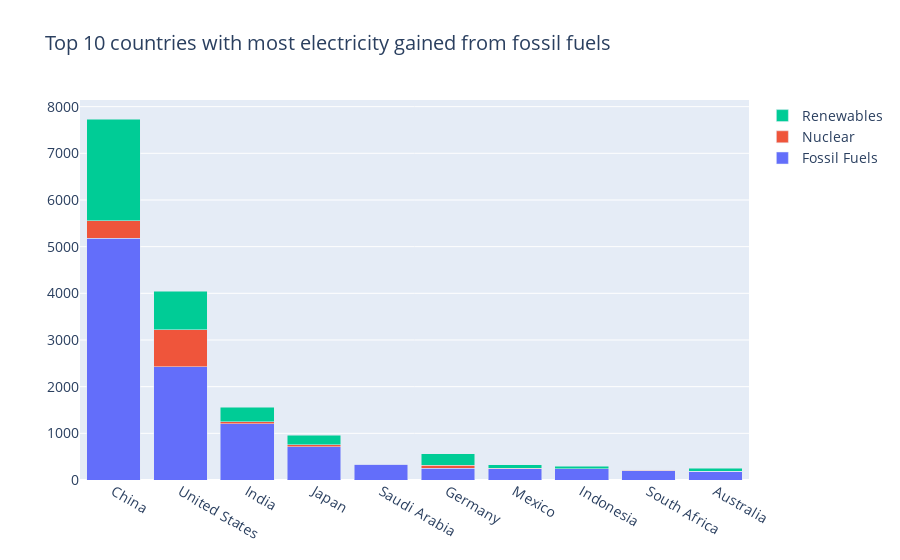

Notebook cell for this chart:
### Markdown cell above
Figure 2 shows that the United States (US) gained almost half their amount of electricity in 2020 through renewables and nuclear sources. These are sustainable sources and figure 2 shows a decrease in emissions from the US in 2020 compared to previous years, even though it is still the second biggest contributor to world wide CO₂ emissions. The decrease in emissions therefore supports our first perspective. Also, Brazil, Canada and Norway show to have almost all their electricity gained from renewable sources. In figure 2 when looking at the emissions per Capatica, Brazil has a relatively low amount of emissions and Norway's and Canada's emissions seem to be reducing. These sustainable sources could be the reason.

On the other hand, the same three countries Brazil, Canada and Norway still have a lot of CO₂ emissions according to all the data from figure 2, which backs up our second perspective instead since these countries do mostly get their electricity from renewables. China and the US are by far the biggest contributors to the world wide CO₂ emissions, while they also gain electricity through renewables and nuclear, which are sustainable sources. So this does not align with our first perspective.

### Code cell
# Top 10 countries most fossil fuels
df_sorted = df.sort_values('Electricity from fossil fuels (TWh)', ascending=False)
df_top10 = df_sorted.head(10)

trace1 = go.Bar(
    x = df_top10['Entity'],
    y = df_top10['Electricity from fossil fuels (TWh)'],
    name='Fossil Fuels'
    #text = df_top10['Electricity from fossil fuels (TWh)'],
)

trace2 = go.Bar(
    x = df_top10['Entity'],
    y = df_top10['Electricity from nuclear (TWh)'],
    name='Nuclear'
    #text = df_top10['Electricity from nuclear (TWh)'],
)

trace3 = go.Bar(
    x = df_top10['Entity'],
    y = df_top10['Electricity from renewables (TWh)'],
    name='Renewables'
    #text = df_top10['Electricity from renewables (TWh)'],
)

fig = go.Figure(data=[trace1, trace2, trace3], layout=go.Layout(barmode='stack', font_size = 14,
                                                                title= "Top 10 countries with most electricity gained from fossil fuels")).show()

### Figure 1 — Plotly figure (JSON) as saved in the notebook; plotly's stock layout.template omitted (floating-point values rounded to 4 significant figures)
{"data": [{"name": "Fossil Fuels", "type": "bar", "x": ["China", "United States", "India", "Japan", "Saudi Arabia", "Germany", "Mexico", "Indonesia", "South Africa", "Australia"], "y": [5184.0, 2432.0, 1202.0, 716.7, 337.8, 251.4, 245.5, 238.9, 197.5, 186.9]}, {"name": "Nuclear", "type": "bar", "x": ["China", "United States", "India", "Japan", "Saudi Arabia", "Germany", "Mexico", "Indonesia", "South Africa", "Australia"], "y": [366.2, 789.9, 44.61, 41.86, null, 64.38, 10.87, null, 11.62, 0]}, {"name": "Renewables", "type": "bar", "x": ["China", "United States", "India", "Japan", "Saudi Arabia", "Germany", "Mexico", "Indonesia", "South Africa", "Australia"], "y": [2185.0, 821.4, 315.8, 205.6, 0.21, 251.5, 69.19, 52.91, 12.83, 63.99]}], "layout": {"barmode": "stack", "font": {"size": 14}, "title": {"text": "Top 10 countries with most electricity gained from fossil fuels"}}}
